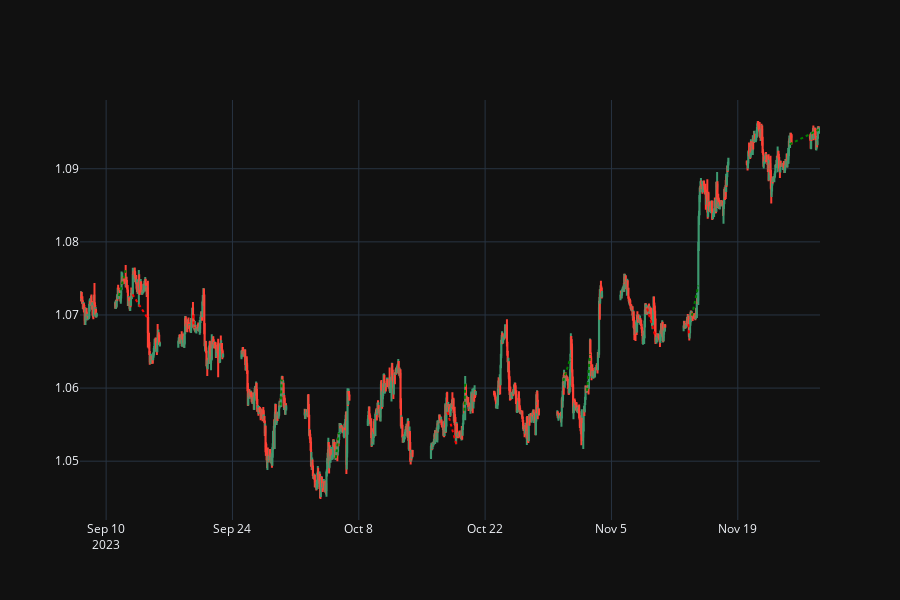

The notebook cell saved with this chart:
### Code cell
# visualize backtest

fig3 = go.Figure(data=[go.Candlestick(
                name='GBPJPY',
                x=df['time'],
                open=df['open'],
                high=df['high'],
                low=df['low'],
                close=df['close'])])

fig3.update_layout(xaxis_rangeslider_visible=False, height=600)

for i, trade in trades.tail(30).iterrows():

    color = 'green' if trade['profit'] > 0 else 'red'
    fig3.add_shape(type="line",
        x0=trade['open_time'], y0=trade['open_price'], x1=trade['close_time'], y1=trade['close_price'],
        line=dict(
            color=color,
            width=2,
            dash="dot",
        )
    )

fig3

### Figure 1 — Plotly figure (JSON) as saved in the notebook; plotly's stock layout.template omitted (floating-point values rounded to 4 significant figures; data arrays with more than 128 entries replaced by an {"elided": "..."} marker saying what was removed)
{"data": [{"close": {"elided": "1390 float values"}, "high": {"elided": "1390 float values"}, "low": {"elided": "1390 float values"}, "name": "GBPJPY", "open": {"elided": "1390 float values"}, "x": {"elided": "1390 str values"}, "type": "candlestick"}], "layout": {"xaxis": {"rangeslider": {"visible": false}}, "height": 600, "shapes": [{"line": {"color": "green", "dash": "dot", "width": 2}, "type": "line", "x0": "2023-09-11T10:00:00", "x1": "2023-09-12T04:00:00", "y0": 1.073, "y1": 1.076}, {"line": {"color": "red", "dash": "dot", "width": 2}, "type": "line", "x0": "2023-09-12T22:00:00", "x1": "2023-09-14T15:00:00", "y0": 1.073, "y1": 1.07}, {"line": {"color": "red", "dash": "dot", "width": 2}, "type": "line", "x0": "2023-09-19T15:00:00", "x1": "2023-09-19T18:00:00", "y0": 1.07, "y1": 1.068}, {"line": {"color": "green", "dash": "dot", "width": 2}, "type": "line", "x0": "2023-09-29T08:00:00", "x1": "2023-09-29T11:00:00", "y0": 1.058, "y1": 1.061}, {"line": {"color": "green", "dash": "dot", "width": 2}, "type": "line", "x0": "2023-10-05T11:00:00", "x1": "2023-10-05T19:00:00", "y0": 1.05, "y1": 1.054}, {"line": {"color": "red", "dash": "dot", "width": 2}, "type": "line", "x0": "2023-10-17T20:00:00", "x1": "2023-10-18T19:00:00", "y0": 1.057, "y1": 1.052}, {"line": {"color": "green", "dash": "dot", "width": 2}, "type": "line", "x0": "2023-10-19T17:00:00", "x1": "2023-10-19T19:00:00", "y0": 1.057, "y1": 1.061}, {"line": {"color": "green", "dash": "dot", "width": 2}, "type": "line", "x0": "2023-10-30T16:00:00", "x1": "2023-10-31T11:00:00", "y0": 1.061, "y1": 1.064}, {"line": {"color": "green", "dash": "dot", "width": 2}, "type": "line", "x0": "2023-11-02T07:00:00", "x1": "2023-11-02T15:00:00", "y0": 1.06, "y1": 1.065}, {"line": {"color": "red", "dash": "dot", "width": 2}, "type": "line", "x0": "2023-11-08T23:00:00", "x1": "2023-11-09T21:00:00", "y0": 1.071, "y1": 1.067}, {"line": {"color": "red", "dash": "dot", "width": 2}, "type": "line", "x0": "2023-11-13T13:00:00", "x1": "2023-11-13T14:00:00", "y0": 1.069, "y1": 1.067}, {"line": {"color": "green", "dash": "dot", "width": 2}, "type": "line", "x0": "2023-11-13T22:00:00", "x1": "2023-11-14T15:00:00", "y0": 1.07, "y1": 1.074}, {"line": {"color": "green", "dash": "dot", "width": 2}, "type": "line", "x0": "2023-11-24T18:00:00", "x1": "2023-11-28T00:00:00", "y0": 1.093, "y1": 1.095}]}}
